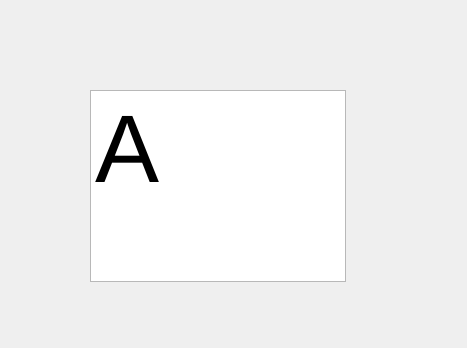
<?xml version="1.0" encoding="UTF-8"?>
<ui version="4.0">
 <class>Widget</class>
 <widget class="QWidget" name="Widget">
  <property name="geometry">
   <rect>
    <x>0</x>
    <y>0</y>
    <width>467</width>
    <height>348</height>
   </rect>
  </property>
  <property name="windowTitle">
   <string>Widget</string>
  </property>
  <widget class="QTextBrowser" name="textBrowser">
   <property name="geometry">
    <rect>
     <x>90</x>
     <y>90</y>
     <width>256</width>
     <height>192</height>
    </rect>
   </property>
   <property name="focusPolicy">
    <enum>Qt::NoFocus</enum>
   </property>
   <property name="html">
    <string>&lt;!DOCTYPE HTML PUBLIC &quot;-//W3C//DTD HTML 4.0//EN&quot; &quot;http://www.w3.org/TR/REC-html40/strict.dtd&quot;&gt;
&lt;html&gt;&lt;head&gt;&lt;meta name=&quot;qrichtext&quot; content=&quot;1&quot; /&gt;&lt;style type=&quot;text/css&quot;&gt;
p, li { white-space: pre-wrap; }
&lt;/style&gt;&lt;/head&gt;&lt;body style=&quot; font-family:'SimSun'; font-size:9pt; font-weight:400; font-style:normal;&quot;&gt;
&lt;p style=&quot; margin-top:0px; margin-bottom:0px; margin-left:0px; margin-right:0px; -qt-block-indent:0; text-indent:0px;&quot;&gt;&lt;span style=&quot; font-family:'SimSun'; font-size:72pt;&quot;&gt;A&lt;/span&gt;&lt;/p&gt;&lt;/body&gt;&lt;/html&gt;</string>
   </property>
  </widget>
 </widget>
 <resources/>
 <connections/>
</ui>
